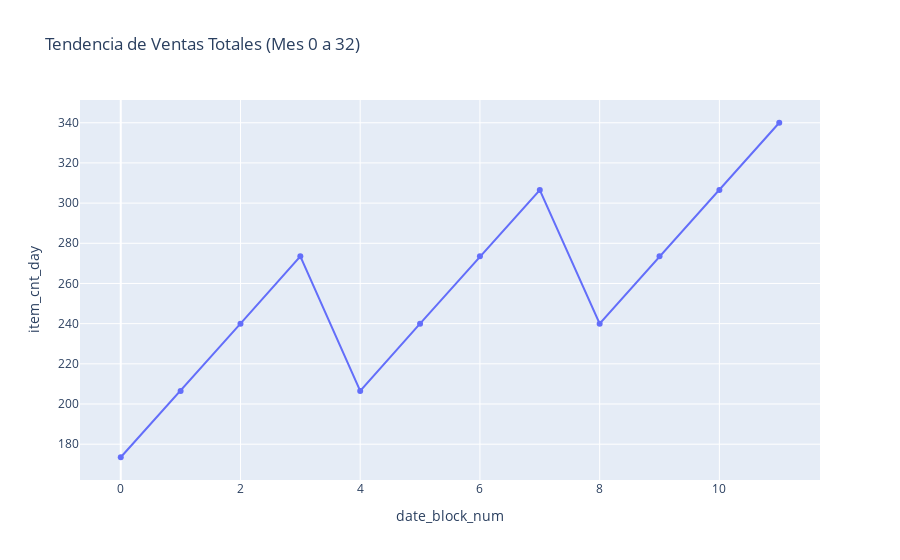

The notebook cell saved with this chart:
### Markdown cell above
## 3. Análisis de Estacionalidad
Vemos cómo se comportan las ventas totales mes a mes.

### Code cell
# Ventas totales por mes (0 a 32)
monthly_sales = sales.groupby('date_block_num')['item_cnt_day'].sum().reset_index()

# Tendencia mensual utilizando Plotly
fig = px.line(
    monthly_sales,
    x='date_block_num',
    y='item_cnt_day',
    title='Tendencia de Ventas Totales (Mes 0 a 32)',
    markers=True  # Muestra puntos por mes para destacar cambios
)

fig.show()

# Observación:
# Se visualiza una tendencia descendente hacia el final del periodo,
# lo cual concuerda con el comportamiento estacional del dataset original.

### Figure 1 — Plotly figure (JSON) as saved in the notebook; plotly's stock layout.template omitted (floating-point values rounded to 4 significant figures)
{"data": [{"hovertemplate": "date_block_num=%{x}<br>item_cnt_day=%{y}<extra></extra>", "legendgroup": "", "line": {"color": "#636efa", "dash": "solid"}, "marker": {"symbol": "circle"}, "mode": "lines+markers", "name": "", "orientation": "v", "showlegend": false, "type": "scatter", "x": [0, 1, 2, 3, 4, 5, 6, 7, 8, 9, 10, 11], "xaxis": "x", "y": [173.5, 206.5, 240, 273.5, 206.5, 240, 273.5, 306.5, 240, 273.5, 306.5, 340], "yaxis": "y"}], "layout": {"legend": {"tracegroupgap": 0}, "title": {"text": "Tendencia de Ventas Totales (Mes 0 a 32)"}, "xaxis": {"anchor": "y", "domain": [0, 1], "title": {"text": "date_block_num"}}, "yaxis": {"anchor": "x", "domain": [0, 1], "title": {"text": "item_cnt_day"}}}}
